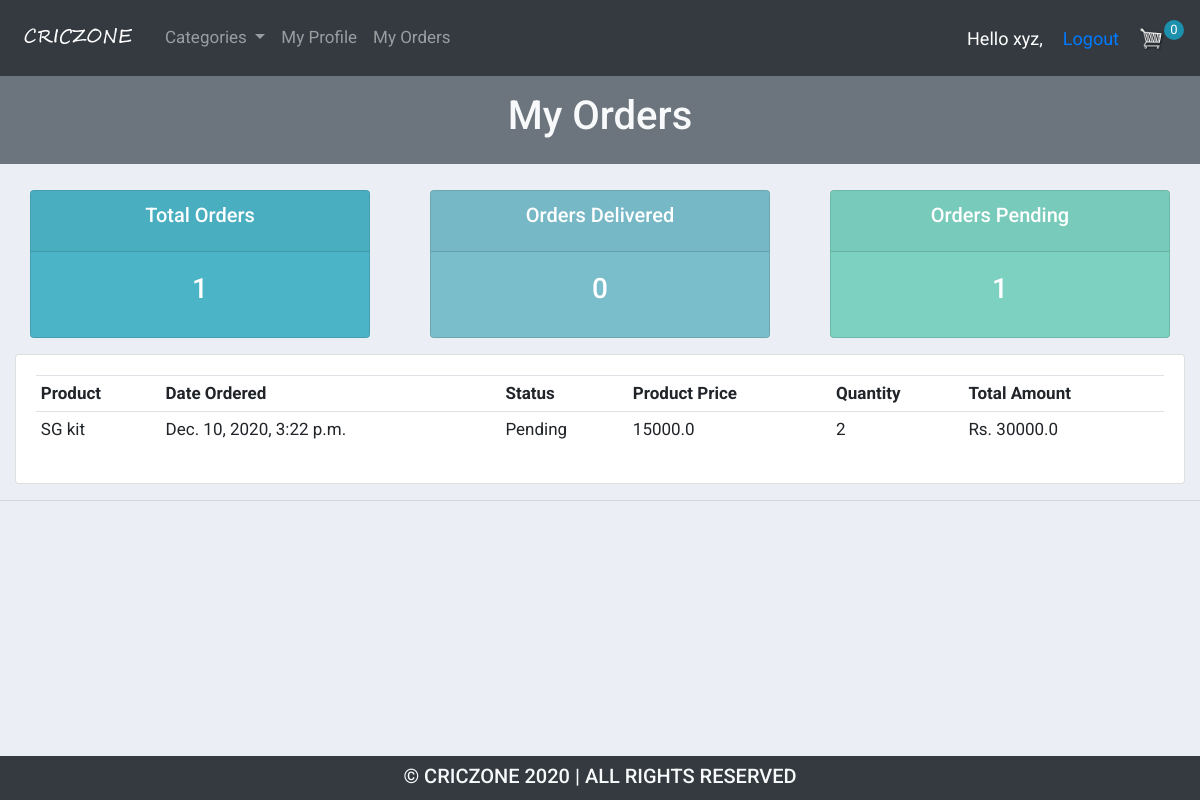
Page /user/ (signed in) on the committed database.
### accounts/models.py (models this page shows, shortened)
class Order(models.Model):
    STATUS = (
        ('Pending','Pending'),
        ('Out of Delivery','Out of Delivery'),
        ('Delivered', 'Delivered')
    )
    customer = models.ForeignKey(Customer, null=True, on_delete=models.SET_NULL)
    product = models.ForeignKey(Product, null=True, on_delete=models.SET_NULL)
    address = models.CharField(max_length=355, null=True)
    quantity = models.IntegerField(null=True)
    date_created = models.DateTimeField(auto_now_add=True, null=True)
    status = models.CharField(max_length=200, null=True, choices=STATUS)
    notes = models.CharField(max_length=200, null=True)

class Product(models.Model):
    CATEGORY = (
        ('Bats','Bats'),
        ('Balls','Balls'),
        ('Pads', 'Pads'),
        ('Gloves', 'Gloves'),
        ('Safety Equipments', 'Safety Equipments'),
        ('Kits', 'Kits'),
    )
    name = models.CharField(max_length=200, null=True)
    price = models.FloatField(null=True)
    category = models.CharField(max_length=200, null=True, choices=CATEGORY)
    description = models.CharField(max_length=200, null=True)
    date_created = models.DateTimeField(auto_now_add=True, null=True)
    image = models.ImageField(default="profile1.png",null=True, blank=True)
    tags = models.ManyToManyField(Tag)
    def __str__(self):
       return self.name

### accounts/decorators.py (the view)
        def wrapper_func(request, *args, **kwargs):
            group = None
            if request.user.groups.exists():
                group = request.user.groups.all()[0].name
            if group in allowed_roles:
                return view_func(request, *args, **kwargs)
            else:
                return HttpResponse("You are not authorized user")

### accounts/templatetags/multiply.py (called while the page is built)
@register.simple_tag()
def multiply(qty, price, *args, **kwargs):
    return qty * price

### accounts/views.py (called while the page is built)
@allowed_users(allowed_roles=['customer'])
@login_required(login_url='login')
def userPage(request):
    cust = Customer.objects.get(name=request.user)
    cart = cust.cart_set.all()
    quantity = 0
    for i in cart:
        quantity += i.quantity
    orders = request.user.customer.order_set.all()
    total = Order.total
    print(total)
    delivered = orders.filter(status='Delivered').count()
    pending = orders.filter(status='Pending').count()
    context = {'orders':orders, 'total_orders':orders.count(), 'delivered':delivered, 'pending':pending,
               'total': total, 'quantity': quantity}
    return render(request, "accounts/user.html", context)

### accounts/templates/accounts/user.html
{% extends 'accounts/main.html' %}
{% block content %}
{% load multiply %}
<div class="row">
    <div class="col-md py-3 text-center text-light bg-secondary">
        <h1>My Orders</h1>
    </div>
</div>
{% include 'accounts/status.html' %}
<div class="row">
    <div class="col-md">
        <div class="card card-body">
            <table class="table table-sm">
                <tr>
                    <th>Product</th>
                    <th>Date Ordered</th>
                    <th>Status</th>
                    <th>Product Price</th>
                    <th>Quantity</th>
                    <th>Total Amount</th>
                </tr>
                {% for order in orders %}
                <tr>
                    <td>{{order.product}}</td>
                    <td>{{order.date_created}}</td>
                    <td>{{order.status}}</td>
                    <td>{{order.product.price}}</td>
                    <td>{{order.quantity}}</td>
                    <td>Rs. {% multiply order.quantity order.product.price %}</td>
                </tr>
                {% endfor %}
            </table>
        </div>
    </div>
</div>
{% endblock content %}

### accounts/templates/accounts/navbar.html (shortened to what this page needs)
{% load static %}
<nav class="navbar navbar-expand-lg navbar-dark bg-dark sticky-top">
    {% if request.user.is_staff %}
    <a class="navbar-brand" href="{% url 'home' %}">
        <img src="{% static '/images/logo.png' %}" alt="" height="50px">
    </a>
    {% else %}
    <a class="navbar-brand" href="{% url 'shop' %}">
        <img src="{% static '/images/logo.png' %}" alt="" height="50px">
    </a>
    {% endif %}
    <div class="collapse navbar-collapse " id="navbarNav">
        <ul class="navbar-nav">
            {% if request.user.is_staff %}
            <li class="nav-item active">
                <a class="nav-link" href="{% url 'home' %}">Dashboard</a>
            </li>
            <li class="nav-item">
                <a class="nav-link" href="{% url 'products' %}">Products</a>
            </li>
            {% else %}
            <li class="nav-item dropdown">
                <a class="nav-link dropdown-toggle" href="#" id="navbardrop" data-toggle="dropdown">
                    Categories
                </a>
            </li>
            <li class="nav-item">
                <a class="nav-link" href="{% url 'account' %}">My Profile</a>
            </li>
            <li class="nav-item">
                <a class="nav-link" href="{% url 'user-page' %}">My Orders</a>
            </li>
            {% endif %}
        </ul>
    </div>
    <span style="font-size: 18px; color: white; margin-right: 20px;">
        Hello {{request.user}}, </span>
    <span style="font-size: 18px; color: white; margin-right: 20px;">
        <a href="{% url 'logout' %}">Logout</a></span>
    {% if request.user.is_staff %}
    {% else %}
    <a href="{% url 'view_cart' %}">
        <img id="cart-icon" height="25px" src="{% static 'images/cart.png' %}">
    </a>
    <p id="cart-total">{{quantity}}</p>
    {% endif %}
</nav>

### accounts/static/css/main.css (style rules this page uses)
th { text-align: left; }
body { background-color: #ebeff5; font: }

### accounts/templates/accounts/main.html (style rules this page uses)
body { font-family: 'Roboto'; font-size: 17px; }

### accounts/templates/accounts/navbar.html (style rules this page uses)
#cart-total { display: block; text-align: center; color:#fff; background-color: rgb(28, 144, 173); width: 20px; height: 20px; border-radius: 50%; font-size: 13px; }

### rows in the picture
Order: product "SG kit", date_created "Dec. 10, 2020, 3:22 p.m.", status "Pending", product.price "15000.0", quantity "2", quantity+product "30000.0"

### other values in the picture
{{ request.user }} "xyz"
{{ quantity }} "0"
{{ total_orders }} "1"
{{ delivered }} "0"
{{ pending }} "1"
